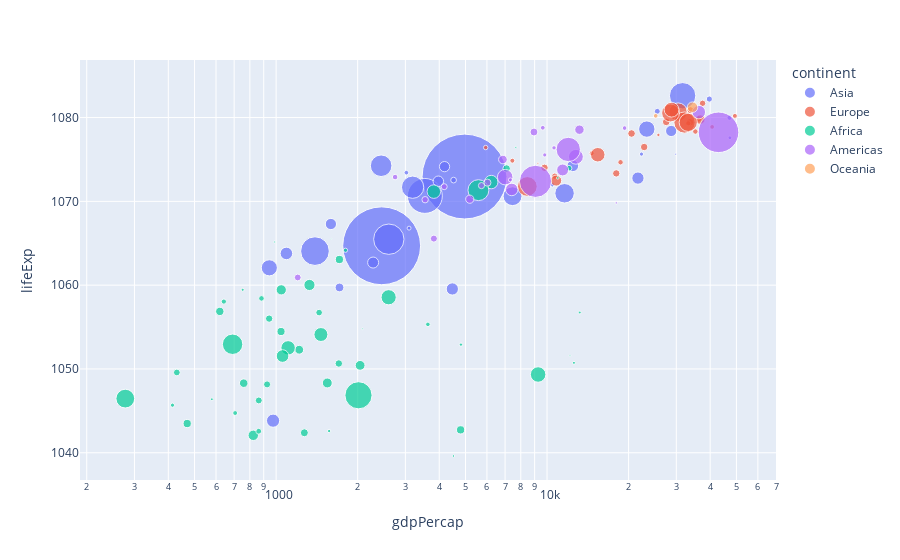

Notebook code for this chart:
### Code cell
fig = px.scatter(df.query("year==2007"), x="gdpPercap", y="lifeExp", size="pop", color="continent",
           hover_name="country", log_x=True, size_max=60)
fig.show()

### Figure 1 — Plotly figure (JSON) as saved in the notebook; plotly's stock layout.template omitted (floating-point values rounded to 4 significant figures)
{"data": [{"hovertemplate": "<b>%{hovertext}</b><br><br>continent=Asia<br>gdpPercap=%{x}<br>lifeExp=%{y}<br>pop=%{marker.size}<extra></extra>", "hovertext": ["Afghanistannn", "Bahrainnn", "Bangladeshhh", "Cambodiaaa", "Chinaaa", "Hong Kong, Chinaaa", "Indiaaa", "Indonesiaaa", "Irannn", "Iraqqq", "Israelll", "Japannn", "Jordannn", "Korea, Dem. Rep...", "Korea, Rep...", "Kuwaittt", "Lebanonnn", "Malaysiaaa", "Mongoliaaa", "Myanmarrr", "Nepalll", "Omannn", "Pakistannn", "Philippinesss", "Saudi Arabiaaa", "Singaporeee", "Sri Lankaaa", "Syriaaa", "Taiwannn", "Thailanddd", "Vietnammm", "West Bank and Gazaaa", "Yemen, Rep..."], "legendgroup": "Asia", "marker": {"color": "#636efa", "size": [31889923, 708573, 150448339, 14131858, 1318683096, 6980412, 1110396331, 223547000, 69453570, 27499638, 6426679, 127467972, 6053193, 23301725, 49044790, 2505559, 3921278, 24821286, 2874127, 47761980, 28901790, 3204897, 169270617, 91077287, 27601038, 4553009, 20378239, 19314747, 23174294, 65068149, 85262356, 4018332, 22211743], "sizemode": "area", "sizeref": 366300.0, "symbol": "circle"}, "mode": "markers", "name": "Asia", "orientation": "v", "showlegend": true, "type": "scatter", "x": [974.6, 29800.0, 1391.0, 1714.0, 4959.0, 39720.0, 2452.0, 3541.0, 11610.0, 4471.0, 25520.0, 31660.0, 4519.0, 1593.0, 23350.0, 47310.0, 10460.0, 12450.0, 3096.0, 944, 1091.0, 22320.0, 2606.0, 3190.0, 21650.0, 47140.0, 3970.0, 4185.0, 28720.0, 7458.0, 2442.0, 3025.0, 2281.0], "xaxis": "x", "y": [1044.0, 1076.0, 1064.0, 1060.0, 1073.0, 1082.0, 1065.0, 1071.0, 1071.0, 1060.0, 1081.0, 1083.0, 1073.0, 1067.0, 1079.0, 1078.0, 1072.0, 1074.0, 1067.0, 1062.0, 1064.0, 1076.0, 1065.0, 1072.0, 1073.0, 1080.0, 1072.0, 1074.0, 1078.0, 1071.0, 1074.0, 1073.0, 1063.0], "yaxis": "y"}, {"hovertemplate": "<b>%{hovertext}</b><br><br>continent=Europe<br>gdpPercap=%{x}<br>lifeExp=%{y}<br>pop=%{marker.size}<extra></extra>", "hovertext": ["Albaniaaa", "Austriaaa", "Belgiummm", "Bosnia and Herzegovinaaa", "Bulgariaaa", "Croatiaaa", "Czech Republiccc", "Denmarkkk", "Finlanddd", "Franceee", "Germanyyy", "Greeceee", "Hungaryyy", "Icelanddd", "Irelanddd", "Italyyy", "Montenegrooo", "Netherlandsss", "Norwayyy", "Polanddd", "Portugalll", "Romaniaaa", "Serbiaaa", "Slovak Republiccc", "Sloveniaaa", "Spainnn", "Swedennn", "Switzerlanddd", "Turkeyyy", "United Kingdommm"], "legendgroup": "Europe", "marker": {"color": "#EF553B", "size": [3600523, 8199783, 10392226, 4552198, 7322858, 4493312, 10228744, 5468120, 5238460, 61083916, 82400996, 10706290, 9956108, 301931, 4109086, 58147733, 684736, 16570613, 4627926, 38518241, 10642836, 22276056, 10150265, 5447502, 2009245, 40448191, 9031088, 7554661, 71158647, 60776238], "sizemode": "area", "sizeref": 366300.0, "symbol": "circle"}, "mode": "markers", "name": "Europe", "orientation": "v", "showlegend": true, "type": "scatter", "x": [5937.0, 36130.0, 33690.0, 7446.0, 10680.0, 14620.0, 22830.0, 35280.0, 33210.0, 30470.0, 32170.0, 27540.0, 18010.0, 36180.0, 40680.0, 28570.0, 9254.0, 36800.0, 49360.0, 15390.0, 20510.0, 10810.0, 9787.0, 18680.0, 25770.0, 28820.0, 33860.0, 37510.0, 8458.0, 33200.0], "xaxis": "x", "y": [1076.0, 1080.0, 1079.0, 1075.0, 1073.0, 1076.0, 1076.0, 1078.0, 1079.0, 1081.0, 1079.0, 1079.0, 1073.0, 1082.0, 1079.0, 1081.0, 1075.0, 1080.0, 1080.0, 1076.0, 1078.0, 1072.0, 1074.0, 1075.0, 1078.0, 1081.0, 1081.0, 1082.0, 1072.0, 1079.0], "yaxis": "y"}, {"hovertemplate": "<b>%{hovertext}</b><br><br>continent=Africa<br>gdpPercap=%{x}<br>lifeExp=%{y}<br>pop=%{marker.size}<extra></extra>", "hovertext": ["Algeriaaa", "Angolaaa", "Beninnn", "Botswanaaa", "Burkina Fasooo", "Burundiii", "Cameroonnn", "Central African Republiccc", "Chaddd", "Comorosss", "Congo, Dem. Rep...", "Congo, Rep...", "Cote d'Ivoireee", "Djiboutiii", "Egypttt", "Equatorial Guineaaa", "Eritreaaa", "Ethiopiaaa", "Gabonnn", "Gambiaaa", "Ghanaaa", "Guineaaa", "Guinea-Bissauuu", "Kenyaaa", "Lesothooo", "Liberiaaa", "Libyaaa", "Madagascarrr", "Malawiii", "Maliii", "Mauritaniaaa", "Mauritiusss", "Moroccooo", "Mozambiqueee", "Namibiaaa", "Nigerrr", "Nigeriaaa", "Reunionnn", "Rwandaaa", "Sao Tome and Principeee", "Senegalll", "Sierra Leoneee", "Somaliaaa", "South Africaaa", "Sudannn", "Swazilanddd", "Tanzaniaaa", "Togooo", "Tunisiaaa", "Ugandaaa", "Zambiaaa", "Zimbabweee"], "legendgroup": "Africa", "marker": {"color": "#00cc96", "size": [33333216, 12420476, 8078314, 1639131, 14326203, 8390505, 17696293, 4369038, 10238807, 710960, 64606759, 3800610, 18013409, 496374, 80264543, 551201, 4906585, 76511887, 1454867, 1688359, 22873338, 9947814, 1472041, 35610177, 2012649, 3193942, 6036914, 19167654, 13327079, 12031795, 3270065, 1250882, 33757175, 19951656, 2055080, 12894865, 135031164, 798094, 8860588, 199579, 12267493, 6144562, 9118773, 43997828, 42292929, 1133066, 38139640, 5701579, 10276158, 29170398, 11746035, 12311143], "sizemode": "area", "sizeref": 366300.0, "symbol": "circle"}, "mode": "markers", "name": "Africa", "orientation": "v", "showlegend": true, "type": "scatter", "x": [6223.0, 4797.0, 1441.0, 12570.0, 1217.0, 430.1, 2042.0, 706.0, 1704.0, 986.1, 277.6, 3633.0, 1545.0, 2082.0, 5581.0, 12150.0, 641.4, 690.8, 13210.0, 752.7, 1328.0, 942.7, 579.2, 1463.0, 1569.0, 414.5, 12060.0, 1045.0, 759.3, 1043.0, 1803.0, 10960.0, 3820.0, 823.7, 4811.0, 619.7, 2014.0, 7670.0, 863.1, 1598.0, 1712.0, 862.5, 926.1, 9270.0, 2602.0, 4513.0, 1107.0, 883.0, 7093.0, 1056.0, 1271.0, 469.7], "xaxis": "x", "y": [1072.0, 1043.0, 1057.0, 1051.0, 1052.0, 1050.0, 1050.0, 1045.0, 1051.0, 1065.0, 1046.0, 1055.0, 1048.0, 1055.0, 1071.0, 1052.0, 1058.0, 1053.0, 1057.0, 1059.0, 1060.0, 1056.0, 1046.0, 1054.0, 1043.0, 1046.0, 1074.0, 1059.0, 1048.0, 1054.0, 1064.0, 1073.0, 1071.0, 1042.0, 1053.0, 1057.0, 1047.0, 1076.0, 1046.0, 1066.0, 1063.0, 1043.0, 1048.0, 1049.0, 1059.0, 1040.0, 1053.0, 1058.0, 1074.0, 1052.0, 1042.0, 1043.0], "yaxis": "y"}, {"hovertemplate": "<b>%{hovertext}</b><br><br>continent=Americas<br>gdpPercap=%{x}<br>lifeExp=%{y}<br>pop=%{marker.size}<extra></extra>", "hovertext": ["Argentinaaa", "Boliviaaa", "Brazilll", "Canadaaa", "Chileee", "Colombiaaa", "Costa Ricaaa", "Cubaaa", "Dominican Republiccc", "Ecuadorrr", "El Salvadorrr", "Guatemalaaa", "Haitiii", "Hondurasss", "Jamaicaaa", "Mexicooo", "Nicaraguaaa", "Panamaaa", "Paraguayyy", "Peruuu", "Puerto Ricooo", "Trinidad and Tobagooo", "United Statesss", "Uruguayyy", "Venezuelaaa"], "legendgroup": "Americas", "marker": {"color": "#ab63fa", "size": [40301927, 9119152, 190010647, 33390141, 16284741, 44227550, 4133884, 11416987, 9319622, 13755680, 6939688, 12572928, 8502814, 7483763, 2780132, 108700891, 5675356, 3242173, 6667147, 28674757, 3942491, 1056608, 301139947, 3447496, 26084662], "sizemode": "area", "sizeref": 366300.0, "symbol": "circle"}, "mode": "markers", "name": "Americas", "orientation": "v", "showlegend": true, "type": "scatter", "x": [12780.0, 3822.0, 9066.0, 36320.0, 13170.0, 7007.0, 9645.0, 8948.0, 6025.0, 6873.0, 5728.0, 5186.0, 1202.0, 3548.0, 7321.0, 11980.0, 2749.0, 9809.0, 4173.0, 7409.0, 19330.0, 18010.0, 42950.0, 10610.0, 11420.0], "xaxis": "x", "y": [1075.0, 1066.0, 1072.0, 1081.0, 1079.0, 1073.0, 1079.0, 1078.0, 1072.0, 1075.0, 1072.0, 1070.0, 1061.0, 1070.0, 1073.0, 1076.0, 1073.0, 1076.0, 1072.0, 1071.0, 1079.0, 1070.0, 1078.0, 1076.0, 1074.0], "yaxis": "y"}, {"hovertemplate": "<b>%{hovertext}</b><br><br>continent=Oceania<br>gdpPercap=%{x}<br>lifeExp=%{y}<br>pop=%{marker.size}<extra></extra>", "hovertext": ["Australiaaa", "New Zealanddd"], "legendgroup": "Oceania", "marker": {"color": "#FFA15A", "size": [20434176, 4115771], "sizemode": "area", "sizeref": 366300.0, "symbol": "circle"}, "mode": "markers", "name": "Oceania", "orientation": "v", "showlegend": true, "type": "scatter", "x": [34440.0, 25190.0], "xaxis": "x", "y": [1081.0, 1080.0], "yaxis": "y"}], "layout": {"autosize": true, "legend": {"itemsizing": "constant", "title": {"text": "continent"}, "tracegroupgap": 0}, "margin": {"t": 60}, "xaxis": {"anchor": "y", "autorange": true, "domain": [0, 1], "range": [2.286, 4.829], "title": {"text": "gdpPercap"}, "type": "log"}, "yaxis": {"anchor": "x", "autorange": true, "domain": [0, 1], "range": [1036.0, 1089.0], "title": {"text": "lifeExp"}, "type": "linear"}}}
